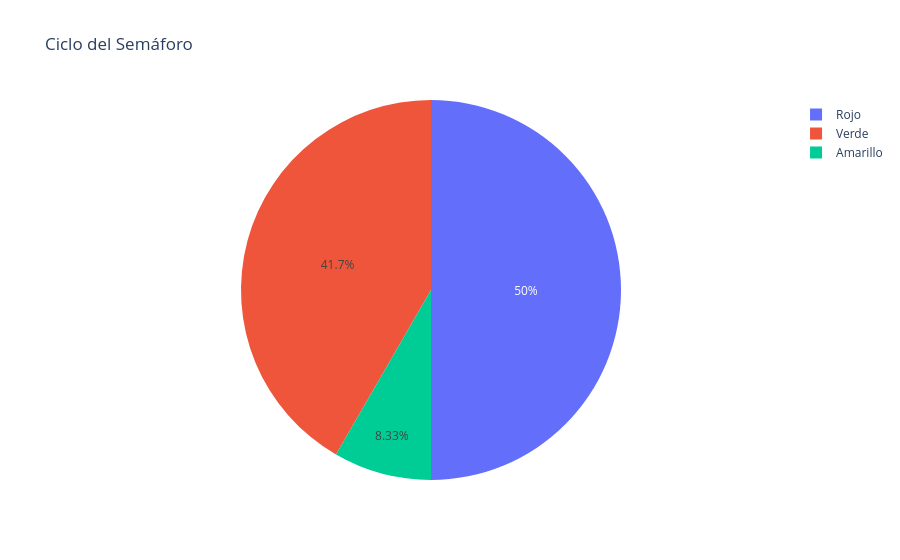

Source (notebook cell):
### Markdown cell above
### 5. Herramientas de Visualización (Conceptual)

Para problemas como el del semáforo o el teléfono, podemos usar **Pandas** y **Plotly** para ver la distribución de datos.

### Code cell
import pandas as pd
import plotly.express as px

# Visualización del Semáforo
df = pd.DataFrame({
    'Luz': ['Verde', 'Amarillo', 'Rojo'],
    'Segundos': [25, 5, 30]
})
fig = px.pie(df, values='Segundos', names='Luz', title='Ciclo del Semáforo')
fig.show()
fig.write_image(r"C:\Users\marco\Downloads\ciclo_de_semaforo.png")

### Figure 1 — Plotly figure (JSON) as saved in the notebook; plotly's stock layout.template omitted (floating-point values rounded to 4 significant figures)
{"data": [{"domain": {"x": [0, 1], "y": [0, 1]}, "hovertemplate": "Luz=%{label}<br>Segundos=%{value}<extra></extra>", "labels": ["Verde", "Amarillo", "Rojo"], "legendgroup": "", "name": "", "showlegend": true, "type": "pie", "values": [25, 5, 30]}], "layout": {"legend": {"tracegroupgap": 0}, "title": {"text": "Ciclo del Semáforo"}}}
